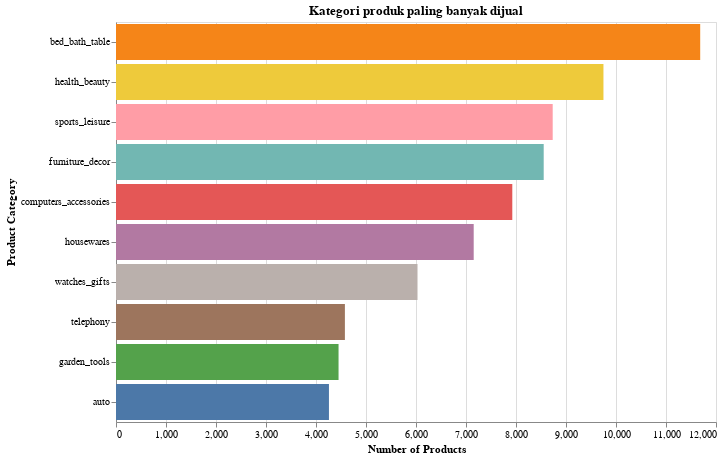

The cell this chart's notebook holds for it:
### Code cell
# Create the horizontal bar chart
chart = alt.Chart(sum_order_items_df).mark_bar().encode(
    x=alt.X('products', title='Number of Products'),
    y=alt.Y('product_category_name_english', sort='-x', title='Product Category'),
    color=alt.Color('product_category_name_english', legend=None),
    tooltip=['product_category_name_english', 'products']
).properties(
    title='Kategori produk paling banyak dijual',
    width=600,
    height=400
)

# Display the chart
chart

### Figure 1 — Vega-Lite specification as saved in the notebook (floating-point values rounded to 4 significant figures)
{"config": {"view": {"continuousWidth": 300, "continuousHeight": 300}}, "data": {"name": "data-f15ab5bcdf99ed23845f1fa7d22e5baf"}, "mark": {"type": "bar"}, "encoding": {"color": {"field": "product_category_name_english", "legend": null, "type": "nominal"}, "tooltip": [{"field": "product_category_name_english", "type": "nominal"}, {"field": "products", "type": "quantitative"}], "x": {"field": "products", "title": "Number of Products", "type": "quantitative"}, "y": {"field": "product_category_name_english", "sort": "-x", "title": "Product Category", "type": "nominal"}}, "height": 400, "title": "Kategori produk paling banyak dijual", "width": 600, "$schema": "https://vega.github.io/schema/vega-lite/v5.20.1.json", "datasets": {"data-f15ab5bcdf99ed23845f1fa7d22e5baf": [{"product_category_name_english": "bed_bath_table", "products": 11684}, {"product_category_name_english": "health_beauty", "products": 9749}, {"product_category_name_english": "sports_leisure", "products": 8734}, {"product_category_name_english": "furniture_decor", "products": 8554}, {"product_category_name_english": "computers_accessories", "products": 7926}, {"product_category_name_english": "housewares", "products": 7154}, {"product_category_name_english": "watches_gifts", "products": 6030}, {"product_category_name_english": "telephony", "products": 4578}, {"product_category_name_english": "garden_tools", "products": 4451}, {"product_category_name_english": "auto", "products": 4259}]}}
